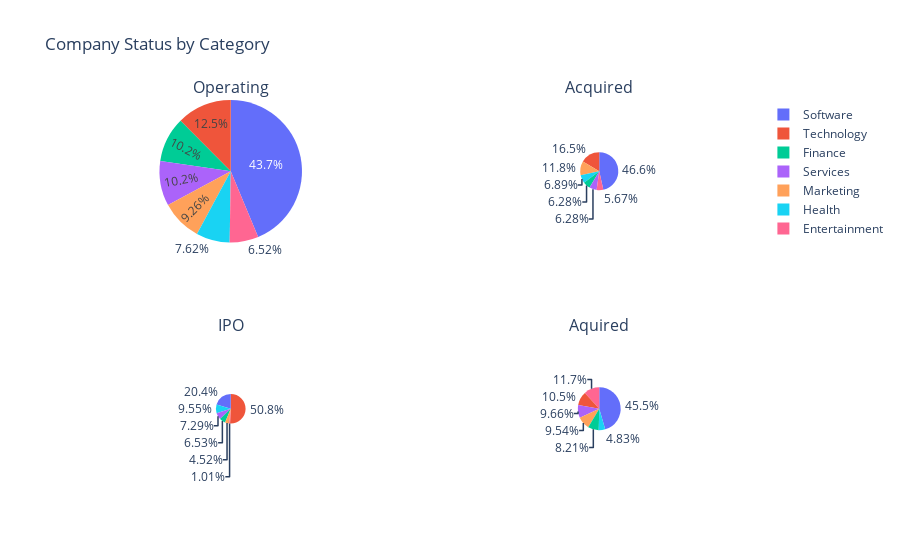

The notebook cell saved with this chart:
### Code cell
#multiple plot with comparitive sizes"

labels = ["Finance", "Software", "Technology", "Services", "Marketing", "Health", "Entertainment"]

fig = make_subplots(rows=2, cols=2, specs=[[{'type':'domain'}, {'type':'domain'}], [{'type':'domain'}, {'type':'domain'}]],
                    subplot_titles = ['Operating', 'Acquired', 'IPO', 'Aquired'])
fig.add_trace(go.Pie(labels=labels, values=[ofc, osc, otc, osec, omc, ohc, oec], scalegroup='one',
                     name="Operating"), 1, 1)
fig.add_trace(go.Pie(labels=labels, values=[afc, asc, atc, asec, amc, ahc, aec], scalegroup='one',
                     name="Acquired"), 1, 2)
fig.add_trace(go.Pie(labels=labels, values=[ifc, isc, itc, isec, imc, ihc, iec], scalegroup='one',
                     name="IPO"), 2, 1)
fig.add_trace(go.Pie(labels=labels, values=[cfc, csc, ctc, csec, cmc, chc, cec], scalegroup='one',
                     name="Closed"), 2, 2)

fig.update_layout(title_text='Company Status by Category')
fig.show()

### Figure 1 — Plotly figure (JSON) as saved in the notebook; plotly's stock layout.template omitted (floating-point values rounded to 4 significant figures)
{"data": [{"domain": {"x": [0, 0.45], "y": [0.625, 1]}, "labels": ["Finance", "Software", "Technology", "Services", "Marketing", "Health", "Entertainment"], "name": "Operating", "scalegroup": "one", "type": "pie", "values": [937, 4008, 1142, 935, 849, 699, 598]}, {"domain": {"x": [0.55, 1], "y": [0.625, 1]}, "labels": ["Finance", "Software", "Technology", "Services", "Marketing", "Health", "Entertainment"], "name": "Acquired", "scalegroup": "one", "type": "pie", "values": [41, 304, 108, 41, 77, 45, 37]}, {"domain": {"x": [0, 0.45], "y": [0, 0.375]}, "labels": ["Finance", "Software", "Technology", "Services", "Marketing", "Health", "Entertainment"], "name": "IPO", "scalegroup": "one", "type": "pie", "values": [26, 81, 202, 29, 18, 38, 4]}, {"domain": {"x": [0.55, 1], "y": [0, 0.375]}, "labels": ["Finance", "Software", "Technology", "Services", "Marketing", "Health", "Entertainment"], "name": "Closed", "scalegroup": "one", "type": "pie", "values": [68, 377, 87, 80, 79, 40, 97]}], "layout": {"annotations": [{"font": {"size": 16}, "showarrow": false, "text": "Operating", "x": 0.225, "xanchor": "center", "xref": "paper", "y": 1, "yanchor": "bottom", "yref": "paper"}, {"font": {"size": 16}, "showarrow": false, "text": "Acquired", "x": 0.775, "xanchor": "center", "xref": "paper", "y": 1, "yanchor": "bottom", "yref": "paper"}, {"font": {"size": 16}, "showarrow": false, "text": "IPO", "x": 0.225, "xanchor": "center", "xref": "paper", "y": 0.375, "yanchor": "bottom", "yref": "paper"}, {"font": {"size": 16}, "showarrow": false, "text": "Aquired", "x": 0.775, "xanchor": "center", "xref": "paper", "y": 0.375, "yanchor": "bottom", "yref": "paper"}], "title": {"text": "Company Status by Category"}}}
